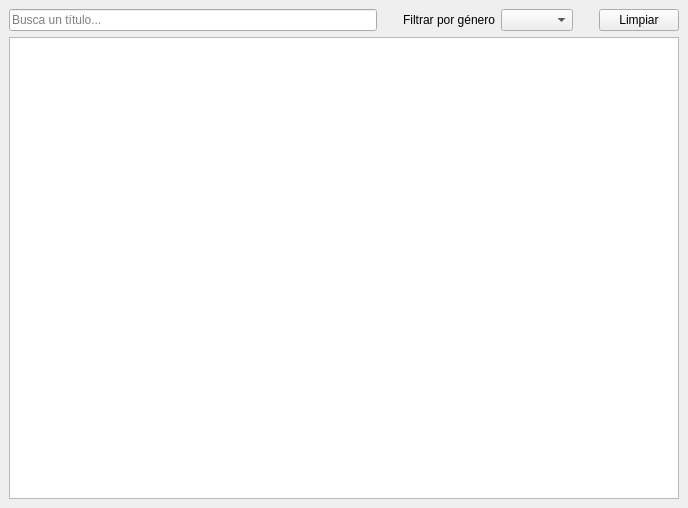
<?xml version="1.0" encoding="UTF-8"?>
<ui version="4.0">
 <class>MainWindow</class>
 <widget class="QMainWindow" name="MainWindow">
  <property name="geometry">
   <rect>
    <x>0</x>
    <y>0</y>
    <width>688</width>
    <height>508</height>
   </rect>
  </property>
  <property name="windowTitle">
   <string>MainWindow</string>
  </property>
  <widget class="QWidget" name="centralwidget">
   <layout class="QVBoxLayout" name="verticalLayout_2">
    <item>
     <layout class="QHBoxLayout" name="horizontalLayout">
      <item>
       <widget class="QLineEdit" name="lineEdit">
        <property name="placeholderText">
         <string>Busca un título...</string>
        </property>
       </widget>
      </item>
      <item>
       <spacer name="horizontalSpacer_3">
        <property name="orientation">
         <enum>Qt::Horizontal</enum>
        </property>
        <property name="sizeType">
         <enum>QSizePolicy::Fixed</enum>
        </property>
        <property name="sizeHint" stdset="0">
         <size>
          <width>20</width>
          <height>20</height>
         </size>
        </property>
       </spacer>
      </item>
      <item>
       <widget class="QLabel" name="label_3">
        <property name="sizePolicy">
         <sizepolicy hsizetype="Minimum" vsizetype="Preferred">
          <horstretch>0</horstretch>
          <verstretch>0</verstretch>
         </sizepolicy>
        </property>
        <property name="text">
         <string>Filtrar por género</string>
        </property>
        <property name="alignment">
         <set>Qt::AlignRight|Qt::AlignTrailing|Qt::AlignVCenter</set>
        </property>
       </widget>
      </item>
      <item>
       <widget class="QComboBox" name="comboBox"/>
      </item>
      <item>
       <spacer name="horizontalSpacer">
        <property name="orientation">
         <enum>Qt::Horizontal</enum>
        </property>
        <property name="sizeType">
         <enum>QSizePolicy::Fixed</enum>
        </property>
        <property name="sizeHint" stdset="0">
         <size>
          <width>20</width>
          <height>20</height>
         </size>
        </property>
       </spacer>
      </item>
      <item>
       <widget class="QPushButton" name="pushButton">
        <property name="text">
         <string>Limpiar</string>
        </property>
       </widget>
      </item>
     </layout>
    </item>
    <item>
     <widget class="QTableView" name="vistaTabla"/>
    </item>
   </layout>
  </widget>
 </widget>
 <resources/>
 <connections/>
</ui>
